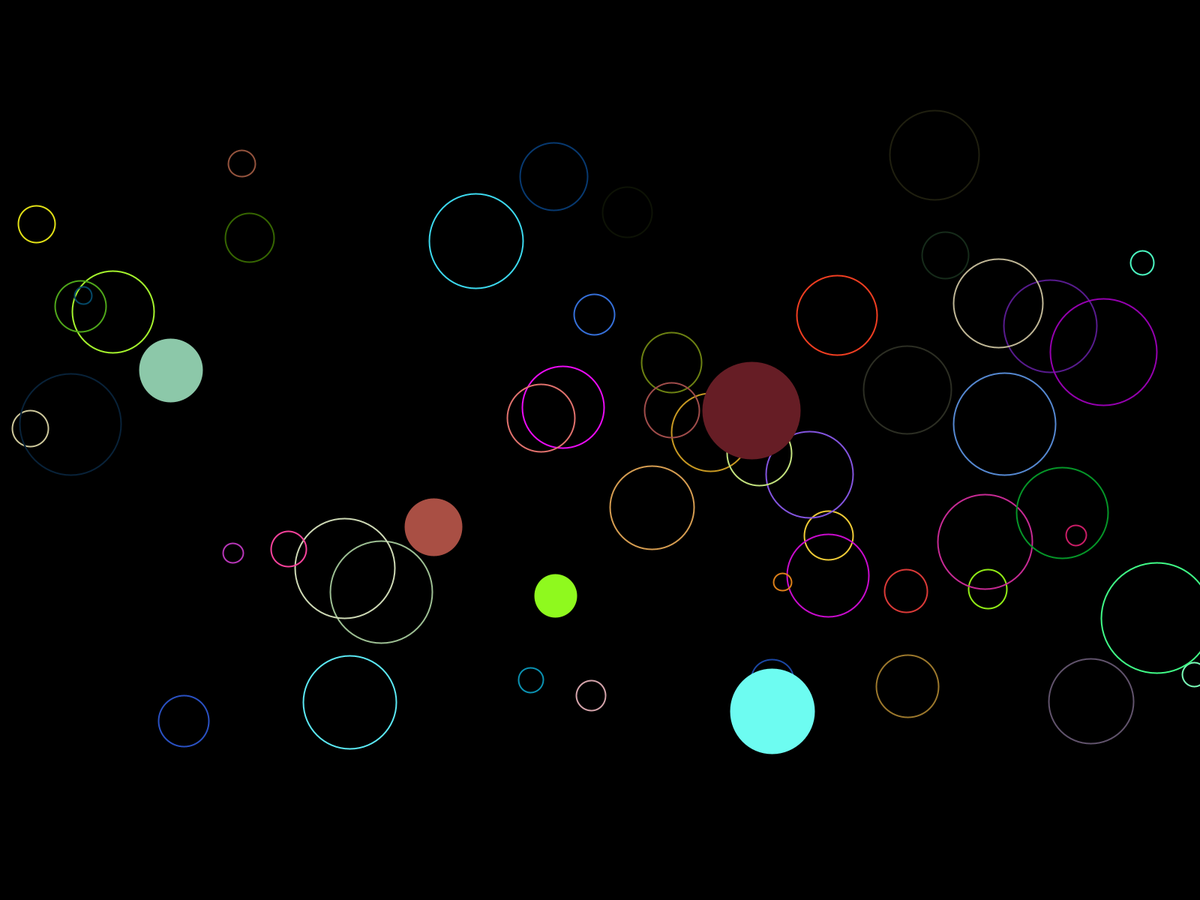
Frame 1 (no input)
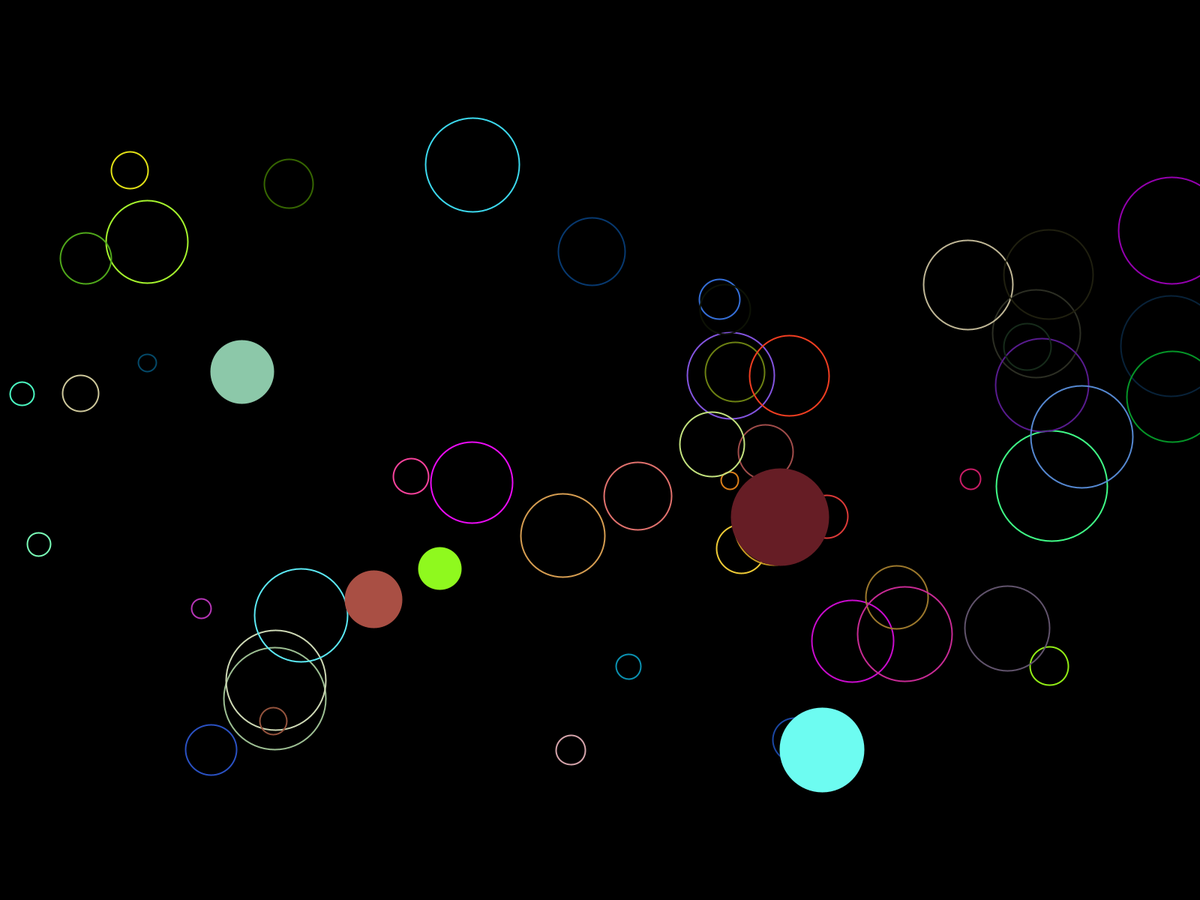
Frame 60 (the mouse pressed at the canvas centre just before this capture)
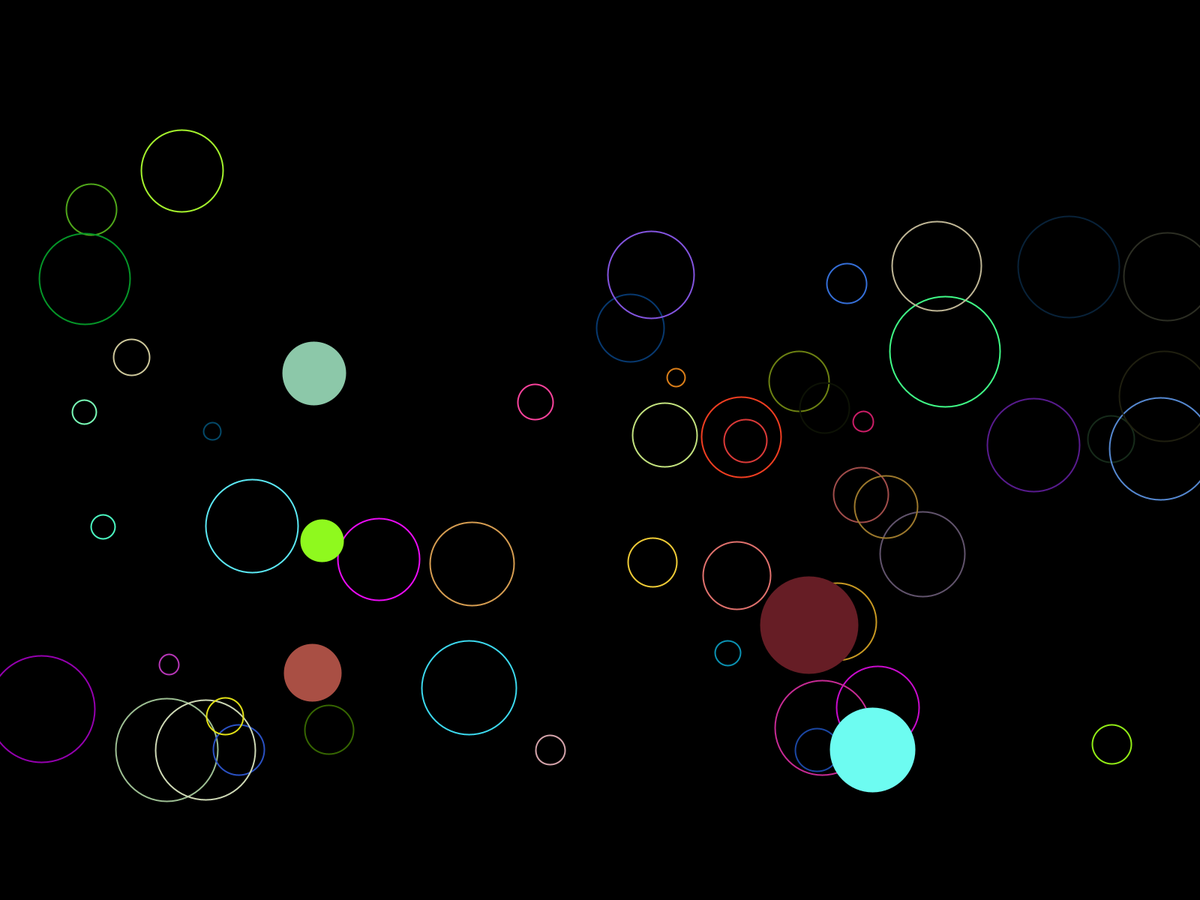
Frame 120 (the mouse held since frame 60 and released just before this capture)

The Processing sketch that drew these frames (run headless with seeded random() and noise(); from frame 60 on, the mouse is pressed at the canvas centre):

// Processing sketch: sketch_initial
// ── sketch_initial.pde
final int[] red = {255, 0, 0};
final int[] green = {0, 255, 0};
final int[] blue = {0, 0, 255};
final int nbCircle = 50;
final int nbCircleFull = 5;
final int border = 200;

int x = 0;
int y = 0;

Circle[] listCircles = new Circle[nbCircle];
Circle[] listCirclesFull = new Circle[nbCircleFull];

void setup() {
  fullScreen();
  frameRate(60);
  for (int i = 0; i < nbCircle; i++) {
    listCircles[i] = new Circle(width, height, 100, 5, 5, red, false);
  }
  
  for (int i = 0; i < nbCircleFull; i++) {
    listCirclesFull[i] = new Circle(width, height, 100, 5, 5, red, true);
  }
}

void draw() {
  background(0);
  
  for (Circle c : listCircles) {
    c.update();
  }
  
  for (Circle c : listCirclesFull) {
    c.update();
  }
}

class Circle { 
  float xpos, ypos, size, speedx, speedy, radius;
  int[] rgb;
  String col;
  boolean full;
  
  Circle (float x, float y, float si, float spx, float spy, int[] rgb, boolean full) {  
    this.xpos = (float) (Math.random() * (x));
    this.ypos = (float) (Math.random() * ((y - border) - border)) + border;
    this.size = (float) (Math.random() * (150 - 20)) + 20;
    this.radius = this.size / 2;
    this.speedx = (float) (Math.random() * (3 + 3)) - 3;
    this.speedy = (float) (Math.random() * (3 + 3)) - 3;
    this.rgb = new int[3];
    this.rgb[0] = (int) (Math.random() * (255));
    this.rgb[1] = (int) (Math.random() * (255));
    this.rgb[2] = (int) (Math.random() * (255));
    this.full = full;
  } 
  
  void update() { 
    this.xpos = (this.xpos + this.speedx) % width;
    if (this.xpos < 0) {
      this.xpos = width;
    }
    this.ypos = (this.ypos + this.speedy) % (height - border);
    if (this.ypos < border) {
      this.ypos = height - border;
    }
    if (this.full) {
      fill(this.rgb[0], this.rgb[1], this.rgb[2], 255);
    } else {
      fill(0, 0, 0, 0);
    }
    stroke(this.rgb[0], this.rgb[1], this.rgb[2]);
    strokeWeight(2);
    ellipse(this.xpos, this.ypos, this.size, this.size);
  } 
} 
